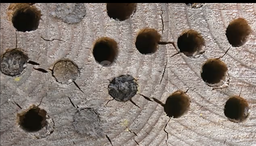
#> input picture photo/Pantalla.png, 256 x 146 px, shrunk from 1188 x 677 before the run, found by its file name
$ python 'run copy.py'
#> lines starting #> are read from the running program, lines starting #| are printed output that depends on the picture; after the words box and inside, x2 and y2 are one past the last pixel; in counts of white or black regions, pixels touching at a corner belong together
import cv2
import numpy as np

def main():
    #chemin_video = "C:\\Users\\DEPTEC\\Documents\\abejas\\ABEJA\\videos\\Bees-Cajica-1.MOV"

    image = cv2.imread("C:\\Users\\DEPTEC\\Documents\\abejas\\ABEJA\\photo\\pantalla.png", 0)  # Chargez l'image en niveaux de gris
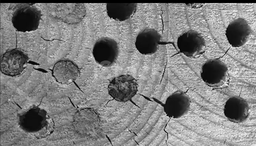
#> image: shape (146, 256); min 0, max 250, mean 126.9

    image = cv2.GaussianBlur(image, (5, 5), 0)  # Appliquez un flou gaussien pour réduire le bruit
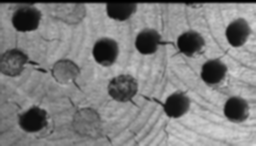
#> image: shape (146, 256); min 0, max 219, mean 126.9

    circles = cv2.HoughCircles(image, cv2.HOUGH_GRADIENT, dp=1, minDist=50, param1=50, param2=25, minRadius=100, maxRadius=1000)
#> circles = [[134.5, 139.5, 122.3], [53.5, 1.5, 130.9], [165.5, 27.5, 103], [218.5, 1.5, 143.2], [3.5, 6.5, 136.6], [231.5, 115.5, 102.3], [15.5, 55.5, 103.6]]


    # Draw circles that are detected.
    if circles is not None:

        # Convert the circle parameters a, b and r to integers.
        detected_circles = np.uint16(np.around(circles))
#> detected_circles = [[134, 140, 122], [54, 2, 131], [166, 28, 103], [218, 2, 143], [4, 6, 137], [232, 116, 102], [16, 56, 104]]

        for pt in detected_circles[0, :]:
            a, b, r = pt[0], pt[1], pt[2]

            # Draw the circumference of the circle.
            cv2.circle(image, (a, b), r, (0, 255, 0), 2)
#> this loop made 7 passes
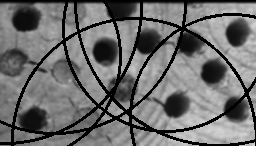
#> image: shape (146, 256); 13.66% of pixels changed, all inside (x1, y1, x2, y2) = (0, 0, 256, 146)

            # Draw a small circle (of radius 1) to show the center.
            #cv2.circle(image, (a, b), 1, (0, 0, 255), 3)


    cv2.imshow("Detected Circle", image)
    cv2.waitKey(0)


if __name__ == "__main__":
    main()

$ run again, with photo/premiere_frame.jpg saved as photo/Pantalla.png
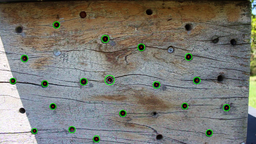
#> input picture photo/premiere_frame.jpg, 256 x 144 px, shrunk from 1280 x 720 before the run, found by its file name
#> in main, `image = cv2.GaussianBlur(image, (5, 5), 0)`:
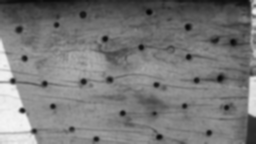
#> image: shape (144, 256); min 4, max 244, mean 120.5
#> circles = [[127.5, 141.5, 114.8], [226.5, 8.5, 108.6]]
#> detected_circles = [[128, 142, 115], [226, 8, 109]]
#> the loop in main, `for pt in detected_circles[0, :]:` made 2 passes
#> after the loop in main, `for pt in detected_circles[0, :]:`:
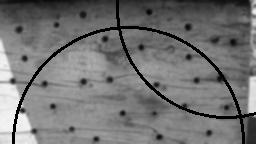
#> image: shape (144, 256); 4.64% of pixels changed, all inside (x1, y1, x2, y2) = (12, 0, 256, 144)
